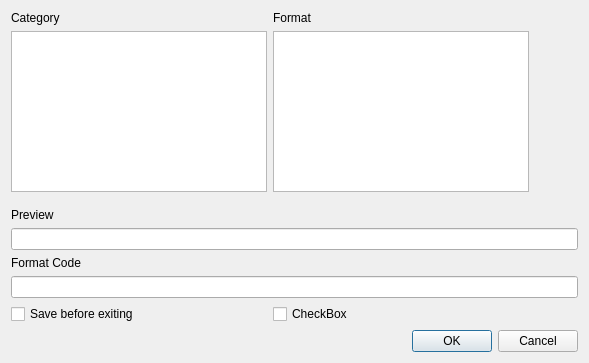
<?xml version="1.0" encoding="UTF-8"?>
<ui version="4.0">
 <class>Preference</class>
 <widget class="QWidget" name="Preference">
  <property name="geometry">
   <rect>
    <x>0</x>
    <y>0</y>
    <width>589</width>
    <height>363</height>
   </rect>
  </property>
  <property name="windowTitle">
   <string>Form</string>
  </property>
  <layout class="QHBoxLayout" name="horizontalLayout">
   <item>
    <layout class="QGridLayout" name="gridLayout">
     <item row="1" column="0">
      <widget class="QTableWidget" name="categoryList">
       <property name="showGrid">
        <bool>false</bool>
       </property>
      </widget>
     </item>
     <item row="6" column="0" colspan="3">
      <widget class="QLineEdit" name="preview"/>
     </item>
     <item row="8" column="0" colspan="3">
      <widget class="QLineEdit" name="customFormat"/>
     </item>
     <item row="0" column="0">
      <widget class="QLabel" name="label">
       <property name="text">
        <string>Category</string>
       </property>
      </widget>
     </item>
     <item row="2" column="0">
      <spacer name="verticalSpacer">
       <property name="orientation">
        <enum>Qt::Vertical</enum>
       </property>
       <property name="sizeHint" stdset="0">
        <size>
         <width>20</width>
         <height>40</height>
        </size>
       </property>
      </spacer>
     </item>
     <item row="1" column="1">
      <widget class="QTableWidget" name="formatList">
       <property name="showGrid">
        <bool>false</bool>
       </property>
      </widget>
     </item>
     <item row="0" column="1">
      <widget class="QLabel" name="label_2">
       <property name="text">
        <string>Format</string>
       </property>
      </widget>
     </item>
     <item row="1" column="2">
      <spacer name="horizontalSpacer">
       <property name="orientation">
        <enum>Qt::Horizontal</enum>
       </property>
       <property name="sizeHint" stdset="0">
        <size>
         <width>40</width>
         <height>20</height>
        </size>
       </property>
      </spacer>
     </item>
     <item row="10" column="0">
      <widget class="QCheckBox" name="saveOnExit">
       <property name="text">
        <string>Save before exiting</string>
       </property>
      </widget>
     </item>
     <item row="10" column="1">
      <widget class="QCheckBox" name="checkBox_2">
       <property name="text">
        <string>CheckBox</string>
       </property>
      </widget>
     </item>
     <item row="11" column="1" colspan="2">
      <widget class="QDialogButtonBox" name="buttonBox">
       <property name="standardButtons">
        <set>QDialogButtonBox::Cancel|QDialogButtonBox::Ok</set>
       </property>
      </widget>
     </item>
     <item row="7" column="0">
      <widget class="QLabel" name="label_3">
       <property name="text">
        <string>Format Code</string>
       </property>
      </widget>
     </item>
     <item row="3" column="0">
      <widget class="QLabel" name="label_4">
       <property name="text">
        <string>Preview</string>
       </property>
      </widget>
     </item>
    </layout>
   </item>
  </layout>
 </widget>
 <resources/>
 <connections/>
</ui>
